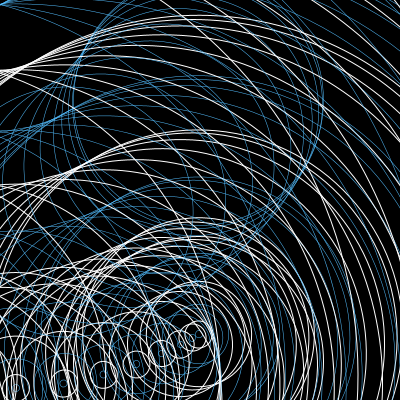
Frame 1 (no input)
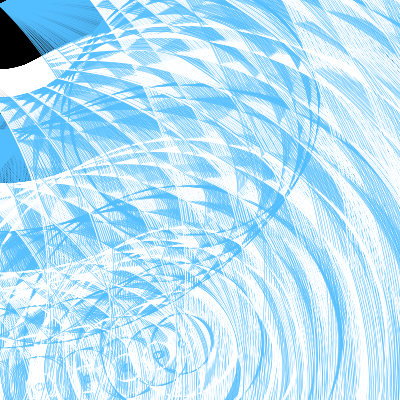
Frame 60 (the mouse pressed at the canvas centre just before this capture)
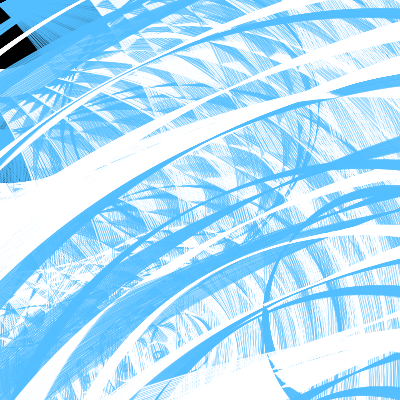
Frame 120 (the mouse held since frame 60 and released just before this capture)

The Processing sketch that drew these frames (run headless with seeded random() and noise(); from frame 60 on, the mouse is pressed at the canvas centre):

// Processing sketch: processing_44098
// ── processing_44098.pde

/*Code adopted from Chanel Brown
http://www.openprocessing.org/visuals/?visualID=39762
*/

int num = 10; // number of rectangles per rotation
int[] x = new int[num];//x value of rotation center
int[] y = new int[num];//y value of rotation center 

void setup(){
size(400, 400);
background(0);
smooth();
}

void draw(){
   for (int i = 0; i < num; i++) {
   translate(mouseX,mouseY); //make mouse position center of rotation
   rotate(frameCount * radians(1) * 0.05);//rotation speed around center
   rotate(radians(i));//rotation of arc around itself

//arc and circle
noFill();
strokeWeight(1);
int a = 2*width/6 + (2*width/6/2);
int b = 2*height/2 - (height/3/2);
for (int h = 10; h>=h*h/200; h=h+9) { 
  if (h % 2 == 0) {//if height mod 2 is equal to 0
    stroke(83, 190, 255); // then stroke is blue
    strokeWeight(0.5); //stroke weight is 0.5
  }
  else {
    stroke(255); // white
    strokeWeight(1);
  }
  arc(a, b, h*h/13, h*h/13, 5, 25);
  ellipse(a, h*h, 250, 250);

}
   }
}

void mousePressed() {//resets drawing when mouse pressed
  background(0);
}
